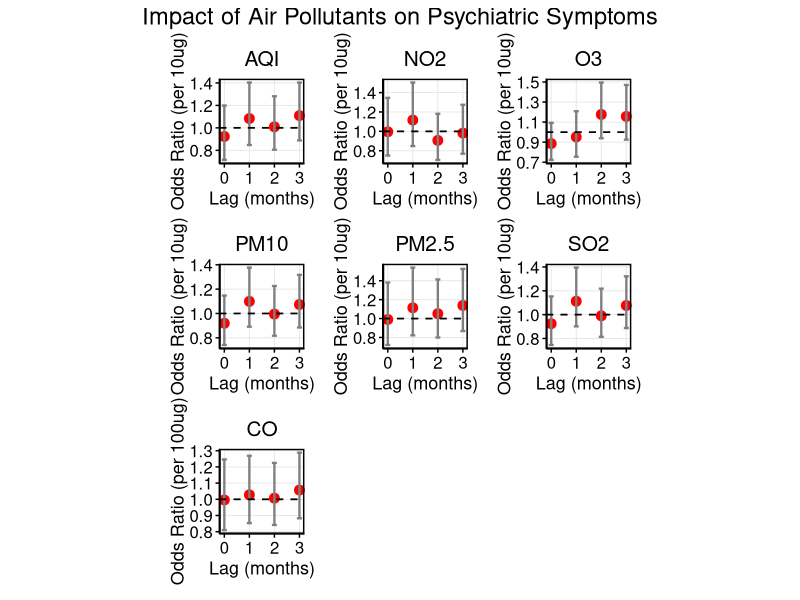
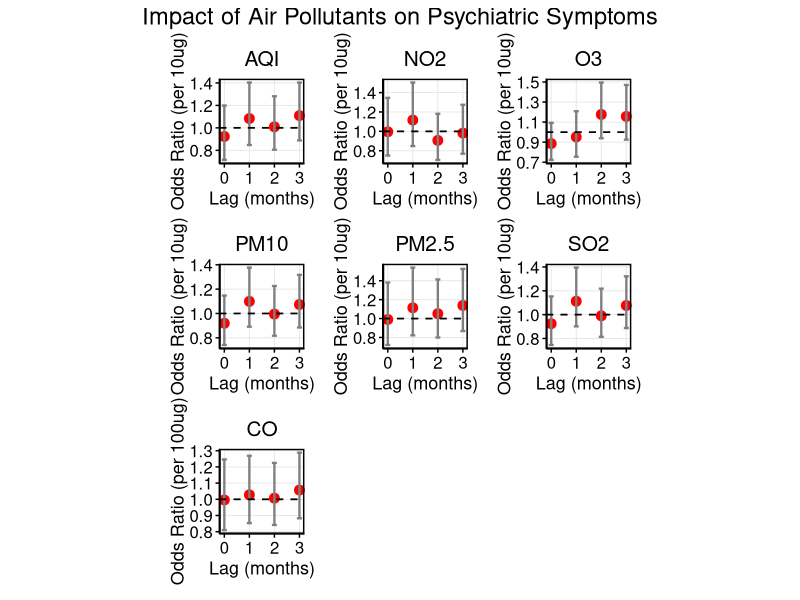

Here is the R script that generated these plots, in order:
setwd("/Users/shij/Documents/GitHub/NMDA_data_analysis/")
my.dat<-readxl::read_xlsx("NMDA_with_population_sex_ratio_age_portion.xlsx")
setwd("/Users/shij/Documents/GitHub/NMDA_data_analysis/251211/")

# ============================
# 1. Load Required Packages
# ============================
library(ggplot2)
library(dplyr)
library(tidyr)
library(broom)
library(patchwork)   # For combining plots
library(writexl)     # For exporting table

# ============================
# 2. Simplify Outcome Variable Name & Convert to Factor
# ============================
# Rename column for simplicity
names(my.dat)[names(my.dat) == "Psychiatric symptoms"] <- "PsychSym"

# Check current class
class(my.dat$PsychSym)
table(my.dat$PsychSym)  # Should show 0 and 1

# Convert to factor (binary logistic regression expects factor or 0/1)
my.dat$PsychSym <- factor(my.dat$PsychSym, levels = c(0, 1), ordered = FALSE)

# Verify
str(my.dat$PsychSym)

# ============================
# 3. Define Pollutants and Lags
# ============================
pollutants <- c("AQI", "NO2", "O3", "CO", "PM10", "PM2.5", "SO2")  # CO is 4th
lags <- c("M0", "M1", "M2", "M3")

# Create column name patterns
pollutant_cols <- sapply(pollutants, function(p) {
  paste0(p, "_", lags)
}, simplify = FALSE)

# ============================
# 4. Fit Binary Logistic Regression for Each Pollutant-Lag
# ============================
results_list <- list()

for (pollutant in pollutants) {
  lag_cols <- pollutant_cols[[pollutant]]
  for (lag_col in lag_cols) {
    # Check if column has variation and not all NA
    data_col <- my.dat[[lag_col]]
    if (all(is.na(data_col)) || length(unique(data_col[!is.na(data_col)])) <= 1) {
      message("Skipping ", lag_col, " — no variation or all NA")
      next
    }
    
    # Fit binary logistic regression
    model <- glm(PsychSym ~ ., data = my.dat[, c("PsychSym", lag_col)], 
                 family = binomial, na.action = na.omit)
    
    # Extract summary
    model_summary <- tidy(model, conf.int = TRUE, exponentiate = TRUE) %>%
      filter(term == lag_col) %>%
      mutate(Pollutant = pollutant,
             Lag = gsub(".*_", "", lag_col),
             Lag_Num = as.numeric(gsub("M", "", lag_col)))
    
    results_list <- append(results_list, list(model_summary))
  }
}

# Combine all results
results_df <- bind_rows(results_list)

# ============================
# 5. Clean and Format Results
# ============================
results_df <- results_df %>%
  mutate(
    Lag = trimws(toupper(Lag)),
    Lag.Num = as.numeric(gsub("^M(\\d+)$", "\\1", Lag))
  ) %>%
  filter(!is.na(Lag.Num))

# # ============================
# # 6. Create 7 Individual Plots (One per Pollutant) — NO TEXT LABELS
# # ============================
# # Get pollutants in desired order
# pollutants_plot <- c("AQI", "NO2", "O3", "CO", "PM10", "PM2.5", "SO2")
# 
# # Create list of individual plots
# plot_list <- lapply(pollutants_plot, function(poll) {
#   df_sub <- results_df %>% filter(Pollutant == poll)
#   
#   p <- ggplot(df_sub, aes(x = Lag.Num, y = estimate, ymin = conf.low, ymax = conf.high)) +
#     geom_point(color = "red", size = 3) +
#     geom_errorbar(width = 0.2, color = "gray50", size = 0.8) +
#     geom_hline(yintercept = 1, linetype = "dashed", color = "black", size = 0.6) +
#     labs(
#       x = "Lag (months)",
#       y = "Odds Ratio (OR)",
#       title = poll
#     ) +
#     theme_minimal() +
#     theme(
#       panel.border = element_rect(color = "black", fill = NA, size = 1),
#       panel.background = element_blank(),
#       panel.grid.major = element_line(color = "gray90", size = 0.3),
#       panel.grid.minor = element_blank(),
#       axis.line = element_line(color = "black", size = 0.5),
#       axis.ticks = element_line(color = "black", size = 0.5),
#       axis.text = element_text(size = 12, color = "black"),
#       axis.title = element_text(size = 13, color = "black"),
#       plot.title = element_text(hjust = 0.5, size = 15, color = "black"),
#       plot.margin = margin(10, 10, 10, 10),
#       axis.title.y = element_text(angle = 90, vjust = 0.5),
#       aspect.ratio = 1  # ← Forces square panels
#     ) +
#     # ✅ No text labels — remove all geom_text
#     # ✅ Tight x-axis: no extra padding
#     scale_x_continuous(
#       breaks = c(0, 1, 2, 3), 
#       labels = c("0", "1", "2", "3"),
#       expand = expansion(add = c(0.1, 0.1))  # ← Tight padding
#     )
#   
#   return(p)
# })
# 
# # ============================
# # 7. Combine All 7 Plots in a Single Row — CO LAST
# # ============================
# p_combined <- plot_list[[1]] + plot_list[[2]] + plot_list[[3]] + plot_list[[5]] + 
#   plot_list[[6]] + plot_list[[7]] + plot_list[[4]] +
#   plot_annotation(title = "Impact of Pollutants on Psychiatric Symptoms",
#                   theme = theme(plot.title = element_text(hjust = 0.5, size = 17, color = "black")))
# 
# # Display plot
# print(p_combined)
# 
# # Optional: Save as PNG with width=12, height=15
# ggsave("NMDAR_PsychiatricSymptoms.png", p_combined, width = 12, height = 15, dpi = 300, units = "in")

# ============================
# 6. Create 7 Individual Plots (One per Pollutant) — NO TEXT LABELS
# ============================
# Get pollutants in desired order
pollutants_plot <- c("AQI", "NO2", "O3", "CO", "PM10", "PM2.5", "SO2")

# Create list of individual plots
plot_list <- lapply(pollutants_plot, function(poll) {
  df_sub <- results_df %>% filter(Pollutant == poll)
  
  # Apply transformation based on pollutant
  if (poll == "CO") {
    df_sub <- df_sub %>%
      mutate(
        y = estimate^0.1,
        ymin = conf.low^0.1,
        ymax = conf.high^0.1
      )
    y_label <- "Odds Ratio (per 100ug)"
  } else {
    df_sub <- df_sub %>%
      mutate(
        y = estimate^10,
        ymin = conf.low^10,
        ymax = conf.high^10
      )
    y_label <- "Odds Ratio (per 10ug)"
  }
  
  p <- ggplot(df_sub, aes(x = Lag.Num, y = y, ymin = ymin, ymax = ymax)) +
    geom_point(color = "red", size = 3) +
    geom_errorbar(width = 0.2, color = "gray50", size = 0.8) +
    geom_hline(yintercept = 1, linetype = "dashed", color = "black", size = 0.6) +
    labs(
      x = "Lag (months)",
      y = y_label,  # ← Custom y-label per pollutant
      title = poll
    ) +
    theme_minimal() +
    theme(
      panel.border = element_rect(color = "black", fill = NA, size = 1),
      panel.background = element_blank(),
      panel.grid.major = element_line(color = "gray90", size = 0.3),
      panel.grid.minor = element_blank(),
      axis.line = element_line(color = "black", size = 0.5),
      axis.ticks = element_line(color = "black", size = 0.5),
      axis.text = element_text(size = 12, color = "black"),
      axis.title = element_text(size = 13, color = "black"),
      plot.title = element_text(hjust = 0.5, size = 15, color = "black"),
      plot.margin = margin(10, 10, 10, 10),
      axis.title.y = element_text(angle = 90, vjust = 0.5),
      aspect.ratio = 1  # ← Forces square panels
    ) +
    scale_x_continuous(
      breaks = c(0, 1, 2, 3), 
      labels = c("0", "1", "2", "3"),
      expand = expansion(add = c(0.1, 0.1))  # ← Tight padding
    )
  
  return(p)
})

# ============================
# 7. Combine All 7 Plots in a Single Row — CO LAST
# ============================
p_combined <- plot_list[[1]] + plot_list[[2]] + plot_list[[3]] + plot_list[[5]] + 
  plot_list[[6]] + plot_list[[7]] + plot_list[[4]] +
  plot_annotation(title = "Impact of Air Pollutants on Psychiatric Symptoms",
                  theme = theme(plot.title = element_text(hjust = 0.5, size = 17, color = "black")))

# Display plot
print(p_combined)

# Optional: Save as PNG with width=12, height=15
ggsave("NMDAR_PsychiatricSymptoms.png", p_combined, width = 12, height = 15, dpi = 300, units = "in")

# ============================
# 8. Create Clean Results Table (Include CO, OR, 95% CI, p-value)
# ============================

# # Create clean table
# table_df <- results_df %>%
#   select(Pollutant, Lag, estimate, conf.low, conf.high, p.value) %>%
#   mutate(
#     `Odds Ratio (OR)` = round(estimate, 4),
#     `95% CI` = paste0(round(conf.low, 4), " – ", round(conf.high, 4)),
#     `p-value` = ifelse(p.value < 0.001, 
#                        format(p.value, scientific = TRUE, digits = 2),
#                        round(p.value, 4)),
#     `Pollutant & Lag` = paste(Pollutant, Lag, sep = "_")
#   ) %>%
#   arrange(Pollutant, Lag) %>%
#   select(`Pollutant & Lag`, `Odds Ratio (OR)`, `95% CI`, `p-value`)

library(writexl)

# Create clean table with transformed ORs and CIs
table_df <- results_df %>%
  select(Pollutant, Lag, estimate, conf.low, conf.high, p.value) %>%
  mutate(
    # Apply transformation based on pollutant
    transformed_estimate = ifelse(Pollutant == "CO", estimate^0.1, estimate^10),
    transformed_conf.low = ifelse(Pollutant == "CO", conf.low^0.1, conf.low^10),
    transformed_conf.high = ifelse(Pollutant == "CO", conf.high^0.1, conf.high^10),
    
    # Format for display
    `Odds Ratio (OR)` = round(transformed_estimate, 4),
    `95% CI` = paste0(
      round(transformed_conf.low, 4), 
      " – ", 
      round(transformed_conf.high, 4)
    ),
    `p-value` = ifelse(p.value < 0.001, 
                       format(p.value, scientific = TRUE, digits = 2),
                       round(p.value, 4)),
    `Pollutant & Lag` = paste(Pollutant, Lag, sep = "_")
  ) %>%
  arrange(Pollutant, Lag) %>%
  select(`Pollutant & Lag`, `Odds Ratio (OR)`, `95% CI`, `p-value`)

# Export to Excel file
write_xlsx(table_df, "NMDAR_antibody.xlsx")

# Optional: Print to console for quick check
print(table_df)

# Export to Excel file (simplified name)
write_xlsx(table_df, "NMDAR_PsychiatricSymptoms.xlsx")

# ✅ No print(head(...)) — as requested
